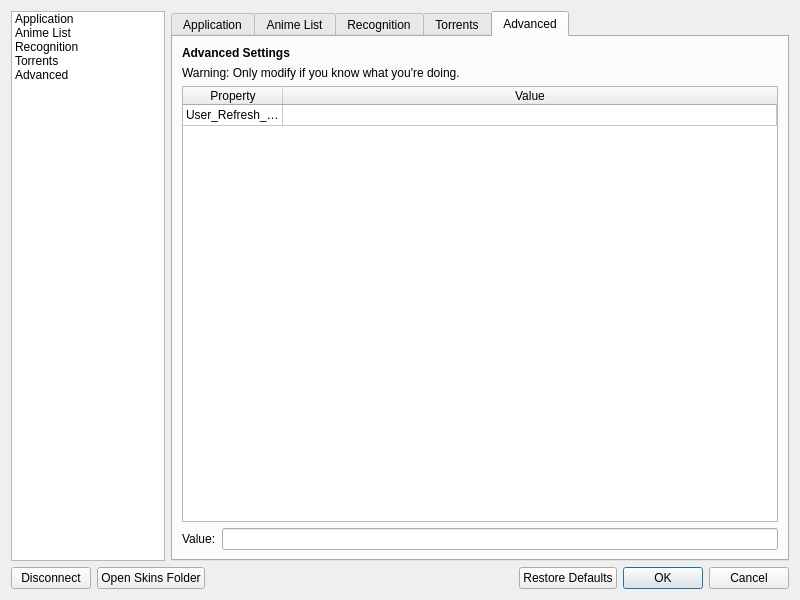
<?xml version="1.0" encoding="UTF-8"?>
<ui version="4.0">
 <class>SettingsDialog</class>
 <widget class="QDialog" name="SettingsDialog">
  <property name="geometry">
   <rect>
    <x>0</x>
    <y>0</y>
    <width>800</width>
    <height>600</height>
   </rect>
  </property>
  <property name="windowTitle">
   <string>Settings</string>
  </property>
  <layout class="QVBoxLayout" name="verticalLayout">
   <item>
    <layout class="QHBoxLayout" name="horizontalLayout_2" stretch="2,8">
     <item>
      <widget class="QListWidget" name="settingsTypeList">
       <property name="editTriggers">
        <set>QAbstractItemView::NoEditTriggers</set>
       </property>
       <property name="iconSize">
        <size>
         <width>22</width>
         <height>22</height>
        </size>
       </property>
       <item>
        <property name="text">
         <string>Application</string>
        </property>
       </item>
       <item>
        <property name="text">
         <string>Anime List</string>
        </property>
       </item>
       <item>
        <property name="text">
         <string>Recognition</string>
        </property>
       </item>
       <item>
        <property name="text">
         <string>Torrents</string>
        </property>
       </item>
       <item>
        <property name="text">
         <string>Advanced</string>
        </property>
       </item>
      </widget>
     </item>
     <item>
      <widget class="QTabWidget" name="settingsTypeTabs">
       <property name="currentIndex">
        <number>4</number>
       </property>
       <widget class="QWidget" name="tab">
        <attribute name="title">
         <string>Application</string>
        </attribute>
        <layout class="QVBoxLayout" name="verticalLayout_4">
         <item>
          <widget class="QLabel" name="label">
           <property name="font">
            <font>
             <weight>75</weight>
             <bold>true</bold>
            </font>
           </property>
           <property name="text">
            <string>Application Settings</string>
           </property>
          </widget>
         </item>
         <item>
          <widget class="QGroupBox" name="groupBox">
           <property name="title">
            <string>Startup</string>
           </property>
           <layout class="QVBoxLayout" name="verticalLayout_2">
            <item>
             <widget class="QCheckBox" name="startOnBootCheck">
              <property name="text">
               <string>Start on Boot</string>
              </property>
             </widget>
            </item>
            <item>
             <widget class="QCheckBox" name="checkforUpdatesCheck">
              <property name="text">
               <string>Check for Updates</string>
              </property>
             </widget>
            </item>
            <item>
             <widget class="QCheckBox" name="startMinimizedCheck">
              <property name="text">
               <string>Start Minimized</string>
              </property>
             </widget>
            </item>
           </layout>
          </widget>
         </item>
         <item>
          <widget class="QGroupBox" name="groupBox_11">
           <property name="title">
            <string>Update Settings</string>
           </property>
           <layout class="QVBoxLayout" name="verticalLayout_21">
            <item>
             <layout class="QFormLayout" name="formLayout_5">
              <property name="fieldGrowthPolicy">
               <enum>QFormLayout::FieldsStayAtSizeHint</enum>
              </property>
              <item row="0" column="0">
               <widget class="QLabel" name="updateStreamLabel">
                <property name="text">
                 <string>Update Stream:</string>
                </property>
               </widget>
              </item>
              <item row="0" column="1">
               <widget class="QComboBox" name="updateStreamComboBox">
                <item>
                 <property name="text">
                  <string>Stable</string>
                 </property>
                </item>
                <item>
                 <property name="text">
                  <string>Beta</string>
                 </property>
                </item>
               </widget>
              </item>
             </layout>
            </item>
           </layout>
          </widget>
         </item>
         <item>
          <widget class="QGroupBox" name="groupBox_2">
           <property name="title">
            <string>System Tray</string>
           </property>
           <layout class="QVBoxLayout" name="verticalLayout_3">
            <item>
             <widget class="QCheckBox" name="minimizeToTrayCheck">
              <property name="text">
               <string>Minimize to Tray</string>
              </property>
             </widget>
            </item>
            <item>
             <widget class="QCheckBox" name="closeToTrayCheck">
              <property name="text">
               <string>Close to Tray</string>
              </property>
             </widget>
            </item>
           </layout>
          </widget>
         </item>
         <item>
          <spacer name="verticalSpacer">
           <property name="orientation">
            <enum>Qt::Vertical</enum>
           </property>
           <property name="sizeHint" stdset="0">
            <size>
             <width>20</width>
             <height>40</height>
            </size>
           </property>
          </spacer>
         </item>
        </layout>
        <zorder>groupBox</zorder>
        <zorder>groupBox_2</zorder>
        <zorder>verticalSpacer</zorder>
        <zorder>label</zorder>
        <zorder>groupBox_11</zorder>
       </widget>
       <widget class="QWidget" name="tab_7">
        <attribute name="title">
         <string>Anime List</string>
        </attribute>
        <layout class="QVBoxLayout" name="verticalLayout_20">
         <item>
          <widget class="QGroupBox" name="groupBox_10">
           <property name="title">
            <string>List Order</string>
           </property>
           <layout class="QVBoxLayout" name="verticalLayout_19">
            <item>
             <layout class="QHBoxLayout" name="horizontalLayout_6">
              <item>
               <layout class="QVBoxLayout" name="verticalLayout_17">
                <item>
                 <widget class="QListWidget" name="orderListWidget"/>
                </item>
               </layout>
              </item>
              <item>
               <layout class="QVBoxLayout" name="verticalLayout_18">
                <item>
                 <widget class="QPushButton" name="moveUpButton">
                  <property name="text">
                   <string>Up</string>
                  </property>
                 </widget>
                </item>
                <item>
                 <widget class="QPushButton" name="moveDownButton">
                  <property name="text">
                   <string>Down</string>
                  </property>
                 </widget>
                </item>
                <item>
                 <spacer name="verticalSpacer_5">
                  <property name="orientation">
                   <enum>Qt::Vertical</enum>
                  </property>
                  <property name="sizeHint" stdset="0">
                   <size>
                    <width>20</width>
                    <height>40</height>
                   </size>
                  </property>
                 </spacer>
                </item>
               </layout>
              </item>
             </layout>
            </item>
           </layout>
          </widget>
         </item>
         <item>
          <spacer name="verticalSpacer_6">
           <property name="orientation">
            <enum>Qt::Vertical</enum>
           </property>
           <property name="sizeHint" stdset="0">
            <size>
             <width>20</width>
             <height>40</height>
            </size>
           </property>
          </spacer>
         </item>
        </layout>
       </widget>
       <widget class="QWidget" name="tab_2">
        <attribute name="title">
         <string>Recognition</string>
        </attribute>
        <layout class="QVBoxLayout" name="verticalLayout_5">
         <item>
          <widget class="QLabel" name="label_2">
           <property name="font">
            <font>
             <weight>75</weight>
             <bold>true</bold>
            </font>
           </property>
           <property name="text">
            <string>Anime Recognition Settings</string>
           </property>
          </widget>
         </item>
         <item>
          <widget class="QTabWidget" name="recognitionTab">
           <property name="currentIndex">
            <number>1</number>
           </property>
           <widget class="QWidget" name="tab_8">
            <attribute name="title">
             <string>Recognition Settings</string>
            </attribute>
            <layout class="QVBoxLayout" name="verticalLayout_23">
             <item>
              <widget class="QGroupBox" name="groupBox_3">
               <property name="title">
                <string>General Recognition Settings</string>
               </property>
               <layout class="QVBoxLayout" name="verticalLayout_6">
                <item>
                 <widget class="QCheckBox" name="EARCheck">
                  <property name="text">
                   <string>Enable Anime Recognition</string>
                  </property>
                 </widget>
                </item>
               </layout>
              </widget>
             </item>
             <item>
              <widget class="QGroupBox" name="groupBox_4">
               <property name="title">
                <string>Notification Settings</string>
               </property>
               <layout class="QVBoxLayout" name="verticalLayout_7">
                <item>
                 <widget class="QCheckBox" name="detectNotifyCheck">
                  <property name="text">
                   <string>Notify When Media is Detected</string>
                  </property>
                 </widget>
                </item>
                <item>
                 <widget class="QCheckBox" name="updateNotifyCheck">
                  <property name="text">
                   <string>Notify When List is Updated</string>
                  </property>
                 </widget>
                </item>
               </layout>
              </widget>
             </item>
             <item>
              <widget class="QGroupBox" name="groupBox_5">
               <property name="title">
                <string>Update Settings</string>
               </property>
               <layout class="QVBoxLayout" name="verticalLayout_8">
                <item>
                 <layout class="QFormLayout" name="formLayout">
                  <property name="fieldGrowthPolicy">
                   <enum>QFormLayout::FieldsStayAtSizeHint</enum>
                  </property>
                  <item row="0" column="0">
                   <widget class="QLabel" name="updateDelayLabel">
                    <property name="text">
                     <string>Update Delay:</string>
                    </property>
                   </widget>
                  </item>
                  <item row="0" column="1">
                   <widget class="QSpinBox" name="updateDelaySpinBox">
                    <property name="maximum">
                     <number>99999</number>
                    </property>
                   </widget>
                  </item>
                 </layout>
                </item>
               </layout>
              </widget>
             </item>
             <item>
              <spacer name="verticalSpacer_2">
               <property name="orientation">
                <enum>Qt::Vertical</enum>
               </property>
               <property name="sizeHint" stdset="0">
                <size>
                 <width>20</width>
                 <height>40</height>
                </size>
               </property>
              </spacer>
             </item>
            </layout>
           </widget>
           <widget class="QWidget" name="tab_9">
            <attribute name="title">
             <string>Smart Title Rules</string>
            </attribute>
            <layout class="QVBoxLayout" name="verticalLayout_22">
             <item>
              <widget class="QListWidget" name="smartTitleList">
               <property name="editTriggers">
                <set>QAbstractItemView::NoEditTriggers</set>
               </property>
              </widget>
             </item>
             <item>
              <layout class="QHBoxLayout" name="horizontalLayout_7" stretch="1,9">
               <item>
                <widget class="QLabel" name="label_6">
                 <property name="text">
                  <string>Title:</string>
                 </property>
                </widget>
               </item>
               <item>
                <widget class="QComboBox" name="titleComboBox">
                 <property name="sizePolicy">
                  <sizepolicy hsizetype="Expanding" vsizetype="Fixed">
                   <horstretch>0</horstretch>
                   <verstretch>0</verstretch>
                  </sizepolicy>
                 </property>
                 <property name="editable">
                  <bool>true</bool>
                 </property>
                 <property name="sizeAdjustPolicy">
                  <enum>QComboBox::AdjustToMinimumContentsLength</enum>
                 </property>
                </widget>
               </item>
              </layout>
             </item>
             <item>
              <layout class="QHBoxLayout" name="horizontalLayout_10" stretch="1,9">
               <item>
                <widget class="QLabel" name="label_8">
                 <property name="text">
                  <string>Alias:</string>
                 </property>
                </widget>
               </item>
               <item>
                <widget class="QLineEdit" name="aliasLineEdit"/>
               </item>
              </layout>
             </item>
             <item>
              <layout class="QHBoxLayout" name="horizontalLayout_8" stretch="1,9">
               <item>
                <widget class="QLabel" name="label_7">
                 <property name="sizePolicy">
                  <sizepolicy hsizetype="Preferred" vsizetype="Preferred">
                   <horstretch>0</horstretch>
                   <verstretch>0</verstretch>
                  </sizepolicy>
                 </property>
                 <property name="text">
                  <string>Offset:</string>
                 </property>
                </widget>
               </item>
               <item>
                <widget class="QSpinBox" name="offsetSpinBox"/>
               </item>
              </layout>
             </item>
             <item>
              <layout class="QHBoxLayout" name="horizontalLayout_9">
               <item>
                <spacer name="horizontalSpacer_4">
                 <property name="orientation">
                  <enum>Qt::Horizontal</enum>
                 </property>
                 <property name="sizeHint" stdset="0">
                  <size>
                   <width>40</width>
                   <height>20</height>
                  </size>
                 </property>
                </spacer>
               </item>
               <item>
                <widget class="QPushButton" name="newTitle">
                 <property name="text">
                  <string>New</string>
                 </property>
                </widget>
               </item>
               <item>
                <widget class="QPushButton" name="deleteTitle">
                 <property name="text">
                  <string>Delete</string>
                 </property>
                </widget>
               </item>
              </layout>
             </item>
            </layout>
           </widget>
          </widget>
         </item>
        </layout>
       </widget>
       <widget class="QWidget" name="tab_3">
        <attribute name="title">
         <string>Torrents</string>
        </attribute>
        <layout class="QVBoxLayout" name="verticalLayout_11">
         <item>
          <widget class="QLabel" name="label_3">
           <property name="font">
            <font>
             <weight>75</weight>
             <bold>true</bold>
            </font>
           </property>
           <property name="text">
            <string>Torrent Settings</string>
           </property>
          </widget>
         </item>
         <item>
          <widget class="QTabWidget" name="torrentTabs">
           <property name="currentIndex">
            <number>1</number>
           </property>
           <widget class="QWidget" name="tab_5">
            <attribute name="title">
             <string>General</string>
            </attribute>
            <layout class="QVBoxLayout" name="verticalLayout_12">
             <item>
              <widget class="QGroupBox" name="groupBox_6">
               <property name="title">
                <string>Automation</string>
               </property>
               <layout class="QVBoxLayout" name="verticalLayout_10">
                <item>
                 <widget class="QCheckBox" name="torrentCheck">
                  <property name="text">
                   <string>Check for New Releases Automatically</string>
                  </property>
                 </widget>
                </item>
                <item>
                 <layout class="QFormLayout" name="formLayout_2">
                  <property name="fieldGrowthPolicy">
                   <enum>QFormLayout::FieldsStayAtSizeHint</enum>
                  </property>
                  <item row="0" column="0">
                   <widget class="QLabel" name="refreshIntervalLabel">
                    <property name="text">
                     <string>Refresh Interval:</string>
                    </property>
                   </widget>
                  </item>
                  <item row="0" column="1">
                   <widget class="QSpinBox" name="refreshIntervalSpinBox">
                    <property name="maximum">
                     <number>99999</number>
                    </property>
                   </widget>
                  </item>
                 </layout>
                </item>
                <item>
                 <widget class="QGroupBox" name="groupBox_7">
                  <property name="title">
                   <string>On New Matches</string>
                  </property>
                  <layout class="QVBoxLayout" name="verticalLayout_9">
                   <item>
                    <widget class="QRadioButton" name="notifyRadio">
                     <property name="text">
                      <string>Notify Me</string>
                     </property>
                    </widget>
                   </item>
                   <item>
                    <widget class="QRadioButton" name="downloadRadio">
                     <property name="text">
                      <string>Download Automatically</string>
                     </property>
                    </widget>
                   </item>
                  </layout>
                 </widget>
                </item>
               </layout>
              </widget>
             </item>
             <item>
              <spacer name="verticalSpacer_3">
               <property name="orientation">
                <enum>Qt::Vertical</enum>
               </property>
               <property name="sizeHint" stdset="0">
                <size>
                 <width>20</width>
                 <height>40</height>
                </size>
               </property>
              </spacer>
             </item>
            </layout>
           </widget>
           <widget class="QWidget" name="tab_6">
            <attribute name="title">
             <string>Download Rules</string>
            </attribute>
            <layout class="QVBoxLayout" name="verticalLayout_13">
             <item>
              <widget class="QListWidget" name="torrentRuleList"/>
             </item>
             <item>
              <layout class="QHBoxLayout" name="horizontalLayout_3">
               <item>
                <spacer name="horizontalSpacer">
                 <property name="orientation">
                  <enum>Qt::Horizontal</enum>
                 </property>
                 <property name="sizeHint" stdset="0">
                  <size>
                   <width>40</width>
                   <height>20</height>
                  </size>
                 </property>
                </spacer>
               </item>
               <item>
                <widget class="QPushButton" name="newTorrentRule">
                 <property name="text">
                  <string>New</string>
                 </property>
                </widget>
               </item>
               <item>
                <widget class="QPushButton" name="deleteTorrentRule">
                 <property name="text">
                  <string>Delete</string>
                 </property>
                </widget>
               </item>
              </layout>
             </item>
             <item>
              <widget class="QGroupBox" name="basicBox">
               <property name="title">
                <string>Basic</string>
               </property>
               <property name="checkable">
                <bool>true</bool>
               </property>
               <layout class="QVBoxLayout" name="verticalLayout_14">
                <item>
                 <layout class="QFormLayout" name="formLayout_3">
                  <item row="0" column="0">
                   <widget class="QLabel" name="animeTitleLabel">
                    <property name="text">
                     <string>Anime Title:</string>
                    </property>
                   </widget>
                  </item>
                  <item row="0" column="1">
                   <widget class="QLineEdit" name="animeTitleLineEdit"/>
                  </item>
                  <item row="1" column="0">
                   <widget class="QLabel" name="animeResolutionLabel">
                    <property name="text">
                     <string>Anime Resolution:</string>
                    </property>
                   </widget>
                  </item>
                  <item row="1" column="1">
                   <widget class="QComboBox" name="animeResolutionComboBox">
                    <property name="currentIndex">
                     <number>1</number>
                    </property>
                    <item>
                     <property name="text">
                      <string>480p</string>
                     </property>
                    </item>
                    <item>
                     <property name="text">
                      <string>720p</string>
                     </property>
                    </item>
                    <item>
                     <property name="text">
                      <string>1080p</string>
                     </property>
                    </item>
                   </widget>
                  </item>
                  <item row="2" column="0">
                   <widget class="QLabel" name="subGroupLabel">
                    <property name="text">
                     <string>Sub Group:</string>
                    </property>
                   </widget>
                  </item>
                  <item row="2" column="1">
                   <widget class="QLineEdit" name="subGroupLineEdit"/>
                  </item>
                 </layout>
                </item>
               </layout>
              </widget>
             </item>
             <item>
              <widget class="QGroupBox" name="advancedBox">
               <property name="title">
                <string>Advanced</string>
               </property>
               <property name="checkable">
                <bool>true</bool>
               </property>
               <property name="checked">
                <bool>false</bool>
               </property>
               <layout class="QVBoxLayout" name="verticalLayout_15">
                <item>
                 <layout class="QFormLayout" name="formLayout_4">
                  <item row="0" column="0">
                   <widget class="QLabel" name="fileRegexLabel">
                    <property name="text">
                     <string>File Regex:</string>
                    </property>
                   </widget>
                  </item>
                  <item row="0" column="1">
                   <widget class="QLineEdit" name="fileRegexLineEdit"/>
                  </item>
                 </layout>
                </item>
               </layout>
              </widget>
             </item>
            </layout>
           </widget>
          </widget>
         </item>
        </layout>
       </widget>
       <widget class="QWidget" name="tab_4">
        <attribute name="title">
         <string>Advanced</string>
        </attribute>
        <layout class="QVBoxLayout" name="verticalLayout_16">
         <item>
          <widget class="QLabel" name="label_4">
           <property name="font">
            <font>
             <weight>75</weight>
             <bold>true</bold>
            </font>
           </property>
           <property name="text">
            <string>Advanced Settings</string>
           </property>
          </widget>
         </item>
         <item>
          <widget class="QLabel" name="label_9">
           <property name="text">
            <string>Warning: Only modify if you know what you're doing.</string>
           </property>
          </widget>
         </item>
         <item>
          <widget class="QTableWidget" name="advancedTable">
           <property name="editTriggers">
            <set>QAbstractItemView::NoEditTriggers</set>
           </property>
           <property name="selectionMode">
            <enum>QAbstractItemView::SingleSelection</enum>
           </property>
           <property name="selectionBehavior">
            <enum>QAbstractItemView::SelectRows</enum>
           </property>
           <property name="showGrid">
            <bool>true</bool>
           </property>
           <property name="cornerButtonEnabled">
            <bool>false</bool>
           </property>
           <attribute name="horizontalHeaderStretchLastSection">
            <bool>true</bool>
           </attribute>
           <attribute name="verticalHeaderVisible">
            <bool>false</bool>
           </attribute>
           <attribute name="verticalHeaderDefaultSectionSize">
            <number>21</number>
           </attribute>
           <row>
            <property name="text">
             <string>New Row</string>
            </property>
           </row>
           <column>
            <property name="text">
             <string>Property</string>
            </property>
           </column>
           <column>
            <property name="text">
             <string>Value</string>
            </property>
           </column>
           <item row="0" column="0">
            <property name="text">
             <string>User_Refresh_Time</string>
            </property>
           </item>
           <item row="0" column="1">
            <property name="text">
             <string/>
            </property>
           </item>
          </widget>
         </item>
         <item>
          <layout class="QFormLayout" name="formLayout_6">
           <item row="0" column="0">
            <widget class="QLabel" name="label_5">
             <property name="text">
              <string>Value:</string>
             </property>
            </widget>
           </item>
           <item row="0" column="1">
            <widget class="QLineEdit" name="advancedValue"/>
           </item>
          </layout>
         </item>
        </layout>
       </widget>
      </widget>
     </item>
    </layout>
   </item>
   <item>
    <layout class="QHBoxLayout" name="horizontalLayout">
     <item>
      <widget class="QPushButton" name="disconnectButton">
       <property name="text">
        <string>Disconnect</string>
       </property>
      </widget>
     </item>
     <item>
      <widget class="QPushButton" name="openSkinsFolderButton">
       <property name="text">
        <string>Open Skins Folder</string>
       </property>
      </widget>
     </item>
     <item>
      <spacer name="horizontalSpacer_3">
       <property name="orientation">
        <enum>Qt::Horizontal</enum>
       </property>
       <property name="sizeHint" stdset="0">
        <size>
         <width>40</width>
         <height>20</height>
        </size>
       </property>
      </spacer>
     </item>
     <item>
      <widget class="QPushButton" name="defaultButton">
       <property name="text">
        <string>Restore Defaults</string>
       </property>
      </widget>
     </item>
     <item>
      <widget class="QDialogButtonBox" name="buttonBox">
       <property name="sizePolicy">
        <sizepolicy hsizetype="Fixed" vsizetype="Fixed">
         <horstretch>0</horstretch>
         <verstretch>0</verstretch>
        </sizepolicy>
       </property>
       <property name="orientation">
        <enum>Qt::Horizontal</enum>
       </property>
       <property name="standardButtons">
        <set>QDialogButtonBox::Cancel|QDialogButtonBox::Ok</set>
       </property>
      </widget>
     </item>
    </layout>
   </item>
  </layout>
 </widget>
 <resources/>
 <connections>
  <connection>
   <sender>buttonBox</sender>
   <signal>accepted()</signal>
   <receiver>SettingsDialog</receiver>
   <slot>accept()</slot>
   <hints>
    <hint type="sourcelabel">
     <x>248</x>
     <y>254</y>
    </hint>
    <hint type="destinationlabel">
     <x>157</x>
     <y>274</y>
    </hint>
   </hints>
  </connection>
  <connection>
   <sender>buttonBox</sender>
   <signal>rejected()</signal>
   <receiver>SettingsDialog</receiver>
   <slot>reject()</slot>
   <hints>
    <hint type="sourcelabel">
     <x>316</x>
     <y>260</y>
    </hint>
    <hint type="destinationlabel">
     <x>286</x>
     <y>274</y>
    </hint>
   </hints>
  </connection>
 </connections>
</ui>
